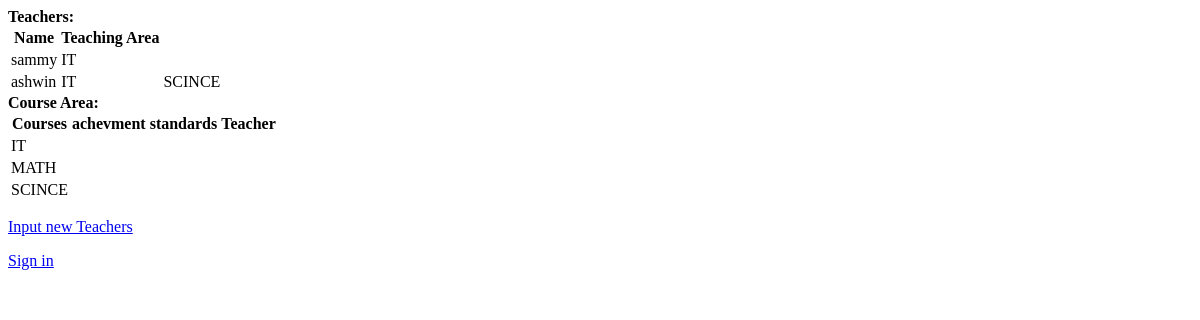
The app's page /, older data.
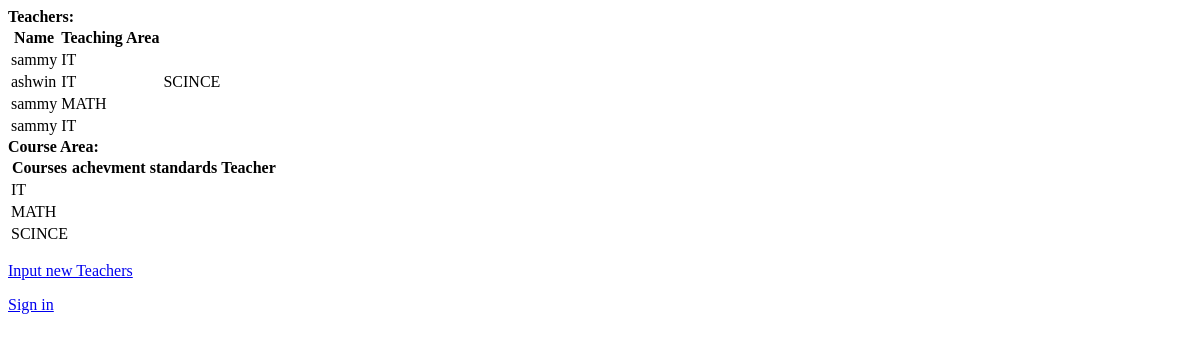
The same page, newer data.
### MyApp1/models.py (models this page shows, shortened)
class teacher(models.Model):
    Name = models.CharField(max_length=25)
    Course = models.ManyToManyField(CourseArea)
    Email = models.CharField(max_length=25)
    Password = models.CharField(max_length=25)
    classes = models.ManyToManyField(Unit, limit_choices_to={'Course__coursearea__course' : 'Course'} )

class CourseArea(models.Model):
   Title = models.CharField(max_length=25)

### MyApp1/views.py (the view)
# urls.py: re_path(r'^$',MyApp1.views.index, name='index'),
def index(request):
   teach = teacher.objects.all()
   CA = CourseArea.objects.all()
   return render(request, "MyApp1/index.html", {'content': teach, 'content2': CA})

### MyApp1/templates/MyApp1/index.html (shortened to what this page needs)
<html>
<head>
</head>
<body>
    <strong>Teachers:</strong>
    {% if content %}
    <table>
        <tr>
            <th>Name</th>
            <th>Teaching Area</th>
        </tr>
        {% for teach in content %}
        <tr>
            <td>{{teach.Name}}</td>
            {% for Course in teach.Course.all %}
            <td>{{Course.Title}}</td>
            {% endfor %}
        </tr>
        {% endfor %}
    </table>
    {% else %}
    <strong>No data!</strong>
    {% endif %}
    <strong>Course Area:</strong>
    {% if content2  %}
    <table>
        <tr>
            <th>Courses</th>
            <th>achevment standards</th>
            <th>Teacher</th>
        </tr>
        {% for CA in content2 %}
        <tr>
            <td>{{CA.Title}}</td>
        </tr>
        {% endfor %}
    </table>
    {% else %}
    <strong> NO DATA! </strong>
    {% endif %}
    <p><a href="{% url 'input' %}">Input new Teachers</a></p>
    <p><a href="{% url 'SignIn' %}">Sign in  </a></p>
</body>
</html>

Row changes from the older to the newer data that the page shows:
added teacher: Name "sammy", CourseArea (Title "MATH")
added teacher: Name "sammy", CourseArea (Title "IT")
